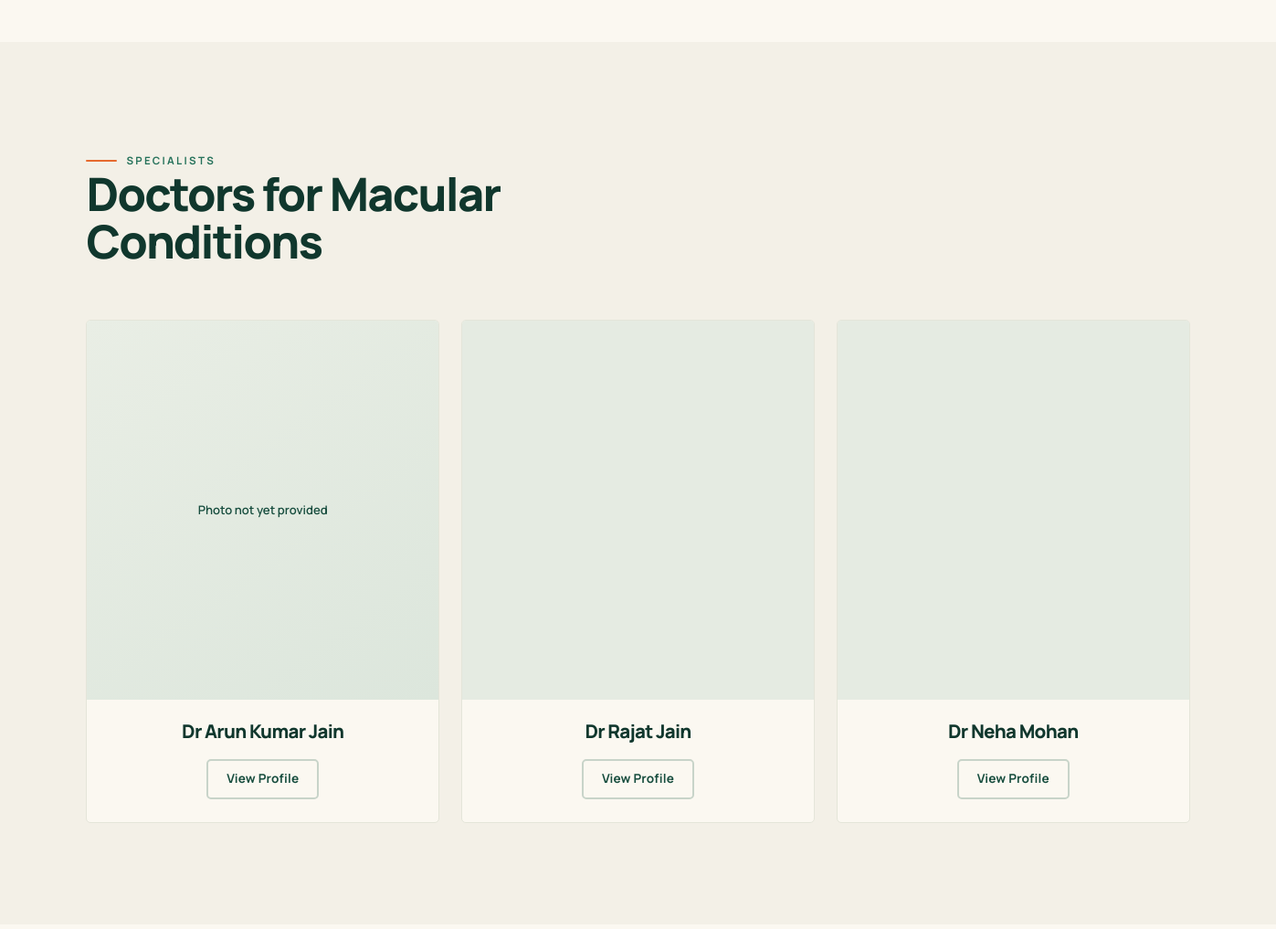
/specialities/macular-conditions (middle part), run on an earlier commit of the app's database.
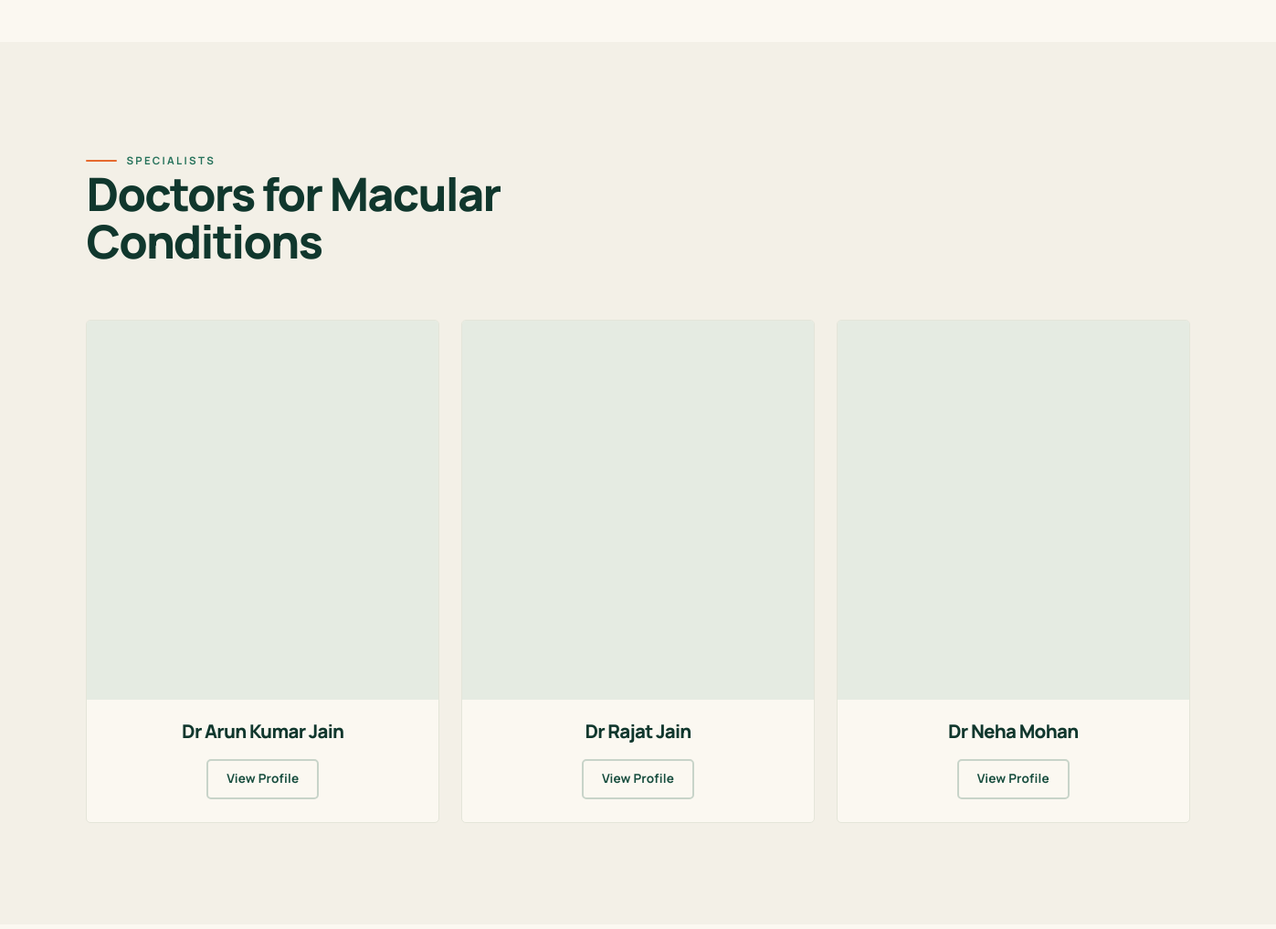
And on a later commit of the database.
### tables this page shows
CREATE TABLE specialities (
  id INT UNSIGNED AUTO_INCREMENT PRIMARY KEY,
  name VARCHAR(160) NOT NULL,
  slug VARCHAR(180) NOT NULL UNIQUE,
  category VARCHAR(120) DEFAULT NULL,
  short_description VARCHAR(400) DEFAULT NULL,
  overview MEDIUMTEXT DEFAULT NULL,
  symptoms MEDIUMTEXT DEFAULT NULL,
  conditions MEDIUMTEXT DEFAULT NULL,
  diagnostics MEDIUMTEXT DEFAULT NULL,
  treatments_text MEDIUMTEXT DEFAULT NULL,
  technology_text MEDIUMTEXT DEFAULT NULL,
  what_to_expect MEDIUMTEXT DEFAULT NULL,
  recovery MEDIUMTEXT DEFAULT NULL,
  image VARCHAR(255) DEFAULT NULL,
  icon VARCHAR(80) DEFAULT NULL,
  is_featured TINYINT(1) NOT NULL DEFAULT 0,
  status ENUM('draft','published') NOT NULL DEFAULT 'published',
  position INT NOT NULL DEFAULT 0,
  created_at TIMESTAMP DEFAULT CURRENT_TIMESTAMP,
  updated_at TIMESTAMP DEFAULT CURRENT_TIMESTAMP ON UPDATE CURRENT_TIMESTAMP,
  INDEX idx_status (status)
);

CREATE TABLE doctors (
  id INT UNSIGNED AUTO_INCREMENT PRIMARY KEY,
  name VARCHAR(160) NOT NULL,
  slug VARCHAR(180) NOT NULL UNIQUE,
  designation VARCHAR(200) DEFAULT NULL,
  qualifications VARCHAR(255) DEFAULT NULL,
  specialisation VARCHAR(200) DEFAULT NULL,
  biography MEDIUMTEXT DEFAULT NULL,
  education MEDIUMTEXT DEFAULT NULL,
  expertise MEDIUMTEXT DEFAULT NULL,
  fellowships MEDIUMTEXT DEFAULT NULL,
  memberships MEDIUMTEXT DEFAULT NULL,
  awards_text MEDIUMTEXT DEFAULT NULL,
  photo VARCHAR(255) DEFAULT NULL,
  is_featured TINYINT(1) NOT NULL DEFAULT 0,
  status ENUM('draft','published') NOT NULL DEFAULT 'published',
  position INT NOT NULL DEFAULT 0,
  created_at TIMESTAMP DEFAULT CURRENT_TIMESTAMP,
  updated_at TIMESTAMP DEFAULT CURRENT_TIMESTAMP ON UPDATE CURRENT_TIMESTAMP
);

### includes/db.php (called while the page is built, shortened)
<?php
function db(): PDO
{
    static $pdo = null;
    if ($pdo instanceof PDO) {
        return $pdo;
    }
    $dsn = 'mysql:host=' . DB_HOST . ';dbname=' . DB_NAME . ';charset=' . DB_CHARSET;
    try {
        $pdo = new PDO($dsn, DB_USER, DB_PASS, [
            PDO::ATTR_ERRMODE            => PDO::ERRMODE_EXCEPTION,
            PDO::ATTR_DEFAULT_FETCH_MODE => PDO::FETCH_ASSOC,
            PDO::ATTR_EMULATE_PREPARES   => false,
        ]);
    } catch (PDOException $e) {
        error_log('DB connection failed: ' . $e->getMessage());
        http_response_code(503);
        exit('Service temporarily unavailable. Please try again later.');
    }
    return $pdo;
}
function db_all(string $sql, array $params = []): array
{
    $stmt = db()->prepare($sql);
    $stmt->execute($params);
    return $stmt->fetchAll();
}
function db_row(string $sql, array $params = []): ?array
{
    $stmt = db()->prepare($sql);
    $stmt->execute($params);
    $row = $stmt->fetch();
    return $row === false ? null : $row;
}

### pages/speciality.php (the view, shortened to what this page needs)
<?php
$spec = db_row("SELECT * FROM specialities WHERE slug = ? AND status='published'", [$slug]);
$doctors = db_all("SELECT d.* FROM doctors d JOIN doctor_specialities ds ON ds.doctor_id=d.id WHERE ds.speciality_id=? AND d.status='published'", [$spec['id']]);
if (!$doctors) { $doctors = db_all("SELECT * FROM doctors WHERE status='published' ORDER BY position LIMIT 3"); }
$faqs = db_all("SELECT * FROM faqs WHERE is_active=1 AND (context=? OR context='website') ORDER BY position LIMIT 5", [$spec['slug']]);
require __DIR__ . '/../includes/header.php';
?>
<section class="section">
</section>
<?php if ($doctors): ?>
<section class="section section--pale">
  <div class="container">
    <div class="section-head reveal"><span class="eyebrow">Specialists</span><h2>Doctors for <?= e($spec['name']) ?></h2></div>
    <div class="cards">
      <?php foreach (array_slice($doctors, 0, 3) as $doc): ?>
      <article class="doctor-card reveal">
        <div class="doctor-card__photo"><?= image_or_placeholder($doc['photo'], '', 'Portrait of ' . $doc['name']) ?></div>
        <div class="doctor-card__body">
          <h3><?= e($doc['name']) ?></h3>
          <div class="doctor-card__actions"><a class="btn btn--outline" href="<?= url('doctors/' . $doc['slug']) ?>">View Profile</a></div>
        </div>
      </article>
      <?php endforeach; ?>
    </div>
  </div>
</section>
<?php endif; ?>
<?php if ($faqs): ?>
<section class="section">
</section>
<?php endif; ?>
<?php require __DIR__ . '/../includes/footer.php'; ?>

### index.php (shortened to what this page needs)
<?php
require __DIR__ . '/config/config.php';
require __DIR__ . '/includes/db.php';
require __DIR__ . '/includes/functions.php';
$uri  = parse_url($_SERVER['REQUEST_URI'], PHP_URL_PATH) ?: '/';
$base = rtrim(str_replace('\\', '/', dirname($_SERVER['SCRIPT_NAME'] ?? '/')), '/');
$path = '/' . ltrim(substr($uri, strlen($base)), '/');
if ($path !== '/' ) {
    $path = rtrim($path, '/');
}
if (preg_match('#^/doctors/([a-z0-9-]+)$#', $path, $m)) {
    $slug = $m[1];
    require __DIR__ . '/pages/doctor.php';
    exit;
}
if (preg_match('#^/specialities/([a-z0-9-]+)$#', $path, $m)) {
    $slug = $m[1];
    require __DIR__ . '/pages/speciality.php';
    exit;
}

### includes/header.php (shortened to what this page needs)
<!DOCTYPE html>
<html lang="en">
<head>
<link rel="stylesheet" href="<?= e(asset('css/style.css') . '?v=' . filemtime(__DIR__ . '/../assets/css/style.css')) ?>">
</head>
<body>
<main id="main">

### includes/functions.php (shortened to what this page needs)
<?php
function e(?string $value): string
{
    return htmlspecialchars((string)$value, ENT_QUOTES, 'UTF-8');
}
function url(string $path = ''): string
{
    $scriptDir = str_replace('\\', '/', dirname($_SERVER['SCRIPT_NAME'] ?? '/'));
    $base = rtrim($scriptDir, '/');
    return $base . '/' . ltrim($path, '/');
}
function asset(string $path): string
{
    return url('assets/' . ltrim($path, '/'));
}
function image_or_placeholder(?string $path, string $class = '', string $alt = '', bool $lazy = true): string
{
    $path = trim((string)$path);
    if ($path === '') {
        $classAttr = $class !== '' ? ' class="' . e('image-placeholder ' . $class) . '"' : ' class="image-placeholder"';
        $label = $alt !== '' ? $alt . '. Photo not yet provided.' : 'Photo not yet provided.';
        return '<div' . $classAttr . ' role="img" aria-label="' . e($label) . '"><span aria-hidden="true">Photo not yet provided</span></div>';
    }
    $src = str_starts_with($path, 'assets/') ? url($path) : uploads_url($path);
    $loading = $lazy ? ' loading="lazy" decoding="async"' : ' fetchpriority="high"';
    return '<img src="' . e($src) . '" alt="' . e($alt) . '"' . ($class ? ' class="' . e($class) . '"' : '') . $loading . '>';
}

### includes/footer.php (shortened to what this page needs)
</main>
</body>
</html>

### assets/css/style.css (style rules this page uses)
:root { --green-900:#10372D; --green-800:#174D3E; --green-700:#26725B; --orange:#E66A2F; --orange-warm:#F18A4B; --white:#FBF8F1; --off-white:#F3F0E7; --pale:#E5EFE7; --ink:#1D342D; --grey:#63736B; --border:#D8E2D9; --font-head:'Manrope',sans-serif; --font-body:'Manrope',sans-serif; --font-editorial:Georgia,'Times New Roman',serif; --font-hindi:'Noto Sans Devanagari',sans-serif; --radius:18px; --radius-lg:26px; --shadow-sm:0 2px 10px rgba(0,46,34,.06); --shadow-md:0 14px 40px -12px rgba(0,46,34,.16); --shadow-lg:0 30px 70px -20px rgba(0,46,34,.25); --container:1320px; --sec-gap:clamp(56px,8vw,124px); }
*,*::before,*::after { box-sizing:border-box;margin:0;padding:0 }
html { scroll-behavior:smooth;-webkit-text-size-adjust:100% }
body { font-family:var(--font-body);color:var(--ink);background:var(--white); font-size:16.5px;line-height:1.7;-webkit-font-smoothing:antialiased }
h1,h2,h3,h4 { font-family:var(--font-head);color:var(--green-900); line-height:1.15;font-weight:800;letter-spacing:-.02em }
h2 { font-size:clamp(1.7rem,3.2vw,2.6rem) }
h3 { font-size:clamp(1.2rem,2vw,1.5rem) }
img { max-width:100%;height:auto;display:block }
.container { max-width:var(--container);margin:0 auto;padding:0 clamp(18px,4vw,56px) }
.section { padding-block:var(--sec-gap) }
.section--pale { background:var(--off-white) }
.eyebrow { display:inline-flex;align-items:center;gap:10px;font-family:var(--font-head); font-size:.78rem;font-weight:700;letter-spacing:.18em;text-transform:uppercase;color:var(--green-700) }
.eyebrow::before { content:"";width:34px;height:2px;background:var(--orange);border-radius:2px }
.section-head { max-width:760px;margin-bottom:clamp(34px,5vw,60px) }
.btn { display:inline-flex;align-items:center;justify-content:center;gap:10px; font-family:var(--font-head);font-weight:700;font-size:.95rem;line-height:1; padding:16px 28px;border-radius:100px;border:2px solid transparent;cursor:pointer; transition:transform .2s,box-shadow .2s,background .2s,color .2s;min-height:48px }
.btn--outline { border-color:var(--green-800);color:var(--green-800);background:transparent }
.cards { display:grid;grid-template-columns:repeat(3,1fr);gap:24px }
.doctor-card { background:#fff;border:1px solid var(--border);border-radius:var(--radius-lg); overflow:hidden;transition:.25s;display:flex;flex-direction:column }
.doctor-card__photo { aspect-ratio:1/1.05;overflow:hidden;background:linear-gradient(160deg,var(--pale),#DFEEE6) }
.doctor-card__photo img { width:100%;height:100%;object-fit:cover;object-position:top }
.doctor-card__body { padding:24px 26px 28px;text-align:center }
.doctor-card__body h3 { font-size:1.2rem }
.doctor-card__actions { display:flex;gap:10px;justify-content:center;margin-top:18px;flex-wrap:wrap }
.doctor-card__actions .btn { padding:12px 20px;font-size:.85rem;min-height:44px }
.reveal { opacity:0;transform:translateY(26px);transition:opacity .7s ease,transform .7s ease }
.reveal.is-visible { opacity:1;transform:none }
body { background:var(--white);color:var(--ink);font-size:16px }
h1,h2,h3,h4 { letter-spacing:-.035em }
.section { position:relative }
.section-head { max-width:720px }
.section-head h2 { max-width:680px;font-size:clamp(2rem,4vw,3.15rem);line-height:1.03 }
.eyebrow { font-size:.72rem;letter-spacing:.2em }
.btn { border-radius:7px;letter-spacing:.01em }
.btn--outline { border-color:rgba(23,77,62,.36) }
.doctor-card { border:1px solid #E4E5D9;border-radius:5px;background:var(--white) }
.doctor-card__photo { aspect-ratio:1/1.08;background:#E5EBE2 }
.doctor-card__photo img { object-position:center 22% }
.doctor-card__body { padding:23px 20px 25px }
.doctor-card__body h3 { font-size:1.28rem }
.doctor-card__actions .btn { border-radius:5px }
.doctor-card__actions .btn--outline { border-color:#C8D4C9 }
.reveal { transform:translateY(15px);transition:opacity .65s ease,transform .65s cubic-bezier(.2,.7,.2,1) }
.spec-card,.service-card,.doctor-card,.post-card,.tech-card,.why-item { transition: transform .28s ease,box-shadow .28s ease,border-color .28s ease,background-color .28s ease }
.image-placeholder { width:100%;height:100%;min-height:180px;display:grid;place-items:center; padding:20px;background:linear-gradient(145deg,#E9EEE5,#DCE6DC);color:var(--green-800); font-size:.82rem;font-weight:600;text-align:center }

What changed in the data, as far as the page shows it:
changed doctors "Dr Arun Kumar Jain": photo: picture added; no longer shows "Photo not yet provided"
